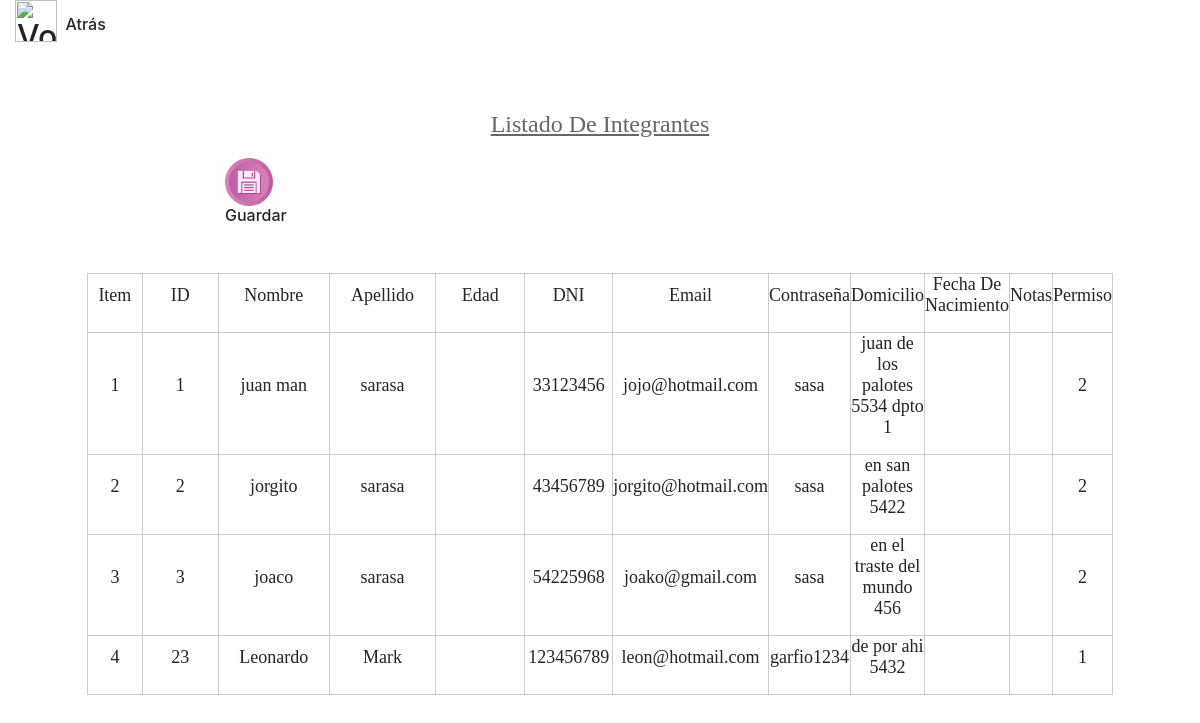
The app's page /usuarios/listado.php with its own data.
### tables this page shows
CREATE TABLE `usuarios` (
  `id_usuario` int(8) NOT NULL,
  `nickname_usuario` varchar(50) DEFAULT NULL,
  `nombre_usuario` varchar(30) DEFAULT NULL,
  `apellido_usuario` varchar(50) DEFAULT NULL,
  `dni_usuario` varchar(20) DEFAULT NULL,
  `domicilio_usuario` varchar(50) DEFAULT NULL,
  `email_usuario` varchar(50) DEFAULT NULL,
  `contraseña_usuario` varchar(15) DEFAULT NULL,
  `permiso_usuario` int(2) DEFAULT NULL
);

### usuarios/listado.php (the view, shortened to what this page needs)
<html>
<?php
    require "../metodos.php";
?>
<head>
</head>
<body background="../img/usuarios2.jpg" style="background-size:cover";>
<div class="col-md"><h2>
		<img border="0" src="../img/atras.png" width="42" height="42" title="Volver a usuarios"
		onclick=location.href='../usuarios/'; onKeyPress=location.href='../usuarios/'; style='cursor:pointer';/>
    <label for="boton_atras"><h6>Atrás</h6></label>
    </h2></div>
	<div class="col-md-12 order-md-1"><br/>
	<div class="col-md-12 order-md-1"><br/>
<?php
include "../conexion.php";
$sql = "SELECT * from usuarios order by id_usuario";
	$query = $mysqli->query($sql);
	while($resultado = $query->fetch_assoc()) {
        $usuarios[] = $resultado;
    }
?>
<p align="center"> <font face="Verdana" size="5" color="#666666"><u>Listado De Integrantes</u></font></i></p>
<div class="row">
    <div class="col-sm-1 offset-md-2"><h2>
		<img border="0" src="../img/disq.png" width="48" height="48" title="Guardar"
		onclick=location.href='excel.php'    onKeyPress=location.href="excel.php"  style='cursor:pointer';/>
		<label for="boton_guardar"><h6>Guardar </h6></label>
	</h2></div>
    <div class="col-md-12 order-md-1"><br/>
<div align="center">
  <center>
 <table border="1" cellpadding="0" cellspacing="0"  bordercolor="#CCCCCC" style="border-collapse: collapse" width="90%">
  <tr>
      <td width="10%" height="35"><p align="center"><font face="Verdana" size="4" >Item</font></i></td>
      <td width="20%" height="35"><p align="center"><font face="Verdana" size="4" >ID</font></i></td>
	    <td width="20%" height="35"><p align="center"><font face="Verdana" size="4" >Nombre</font></i></td>
      <td width="20%" height="35"><p align="center"><font face="Verdana" size="4" >Apellido</font></i></td>
      <td width="20%" height="35"><p align="center"><font face="Verdana" size="4" >Edad</font></i></td>
      <td width="20%" height="35"><p align="center"><font face="Verdana" size="4" >DNI</font></i></td>
      <td width="20%" height="35"><p align="center"><font face="Verdana" size="4" >Email</font></i></td>
      <td width="20%" height="35"><p align="center"><font face="Verdana" size="4" >Contraseña</font></i></td>
      <td width="20%" height="35"><p align="center"><font face="Verdana" size="4" >Domicilio</font></i></td>
      <td width="20%" height="35"><p align="center"><font face="Verdana" size="4" >Fecha De Nacimiento</font></i></td>
      <td width="20%" height="35"><p align="center"><font face="Verdana" size="4" >Notas</font></i></td>
      <td width="20%" height="35"><p align="center"><font face="Verdana" size="4" >Permiso</font></i></td>
	  </tr>
	<?php $long = count($usuarios);
				for($i=0; $i< $long; $i++){
				?>
  <tr>
    <td width="10%" height="35">  <p align="center"><font face="Verdana" size="4" ><?php echo $i+1;?></font></i></td>
    <td width="20%" height="35">  <p align="center"><font face="Verdana" size="4" ><?php echo $usuarios[$i]['id_usuario'];?></font></i></td>
	  <td width="20%" height="35">  <p align="center"><font face="Verdana" size="4" ><?php echo $usuarios[$i]['nombre_usuario'];?></font></i></td>
    <td width="20%" height="35">  <p align="center"><font face="Verdana" size="4" ><?php echo $usuarios[$i]['apellido_usuario'];?></font></i></td>
    <td width="20%" height="35">  <p align="center"><font face="Verdana" size="4" ><?php echo $usuarios[$i]['edad_usuario'];?></font></i></td>
    <td width="20%" height="35">  <p align="center"><font face="Verdana" size="4" ><?php echo $usuarios[$i]['dni_usuario'];?></font></i></td>
    <td width="20%" height="35">  <p align="center"><font face="Verdana" size="4" ><?php echo $usuarios[$i]['email_usuario'];?></font></i></td>
    <td width="20%" height="35">  <p align="center"><font face="Verdana" size="4" ><?php echo $usuarios[$i]['contraseña_usuario'];?></font></i></td>
    <td width="20%" height="35">  <p align="center"><font face="Verdana" size="4" ><?php echo $usuarios[$i]['domicilio_usuario'];?></font></i></td>
    <td width="20%" height="35">  <p align="center"><font face="Verdana" size="4" ><?php echo $usuarios[$i]['fecha_nac_usuario'];?></font></i></td>
    <td width="20%" height="35">  <p align="center"><font face="Verdana" size="4" ><?php echo $usuarios[$i]['notas_usuario'];?></font></i></td>
    <td width="20%" height="35">  <p align="center"><font face="Verdana" size="4" ><?php echo $usuarios[$i]['permiso_usuario'];?></font></i></td>
	</tr>
  <?php  } ?>
  </table>
  </center>
</div>
</body>
</html>

### records on screen
usuarios: id_usuario "1", nombre_usuario "juan man", apellido_usuario "sarasa", dni_usuario "33123456", email_usuario "jojo@hotmail.com", contraseña_usuario "sasa", domicilio_usuario "juan de los palotes 5534 dpto 1", permiso_usuario "2"
usuarios: id_usuario "2", nombre_usuario "jorgito", apellido_usuario "sarasa", dni_usuario "43456789", email_usuario "jorgito@hotmail.com", contraseña_usuario "sasa", domicilio_usuario "en san palotes 5422", permiso_usuario "2"
usuarios: id_usuario "3", nombre_usuario "joaco", apellido_usuario "sarasa", dni_usuario "54225968", email_usuario "joako@gmail.com", contraseña_usuario "sasa", domicilio_usuario "en el traste del mundo 456", permiso_usuario "2"
usuarios: id_usuario "23", nombre_usuario "Leonardo", apellido_usuario "Mark", dni_usuario "123456789", email_usuario "leon@hotmail.com", contraseña_usuario "garfio1234", domicilio_usuario "de por ahi 5432", permiso_usuario "1"
